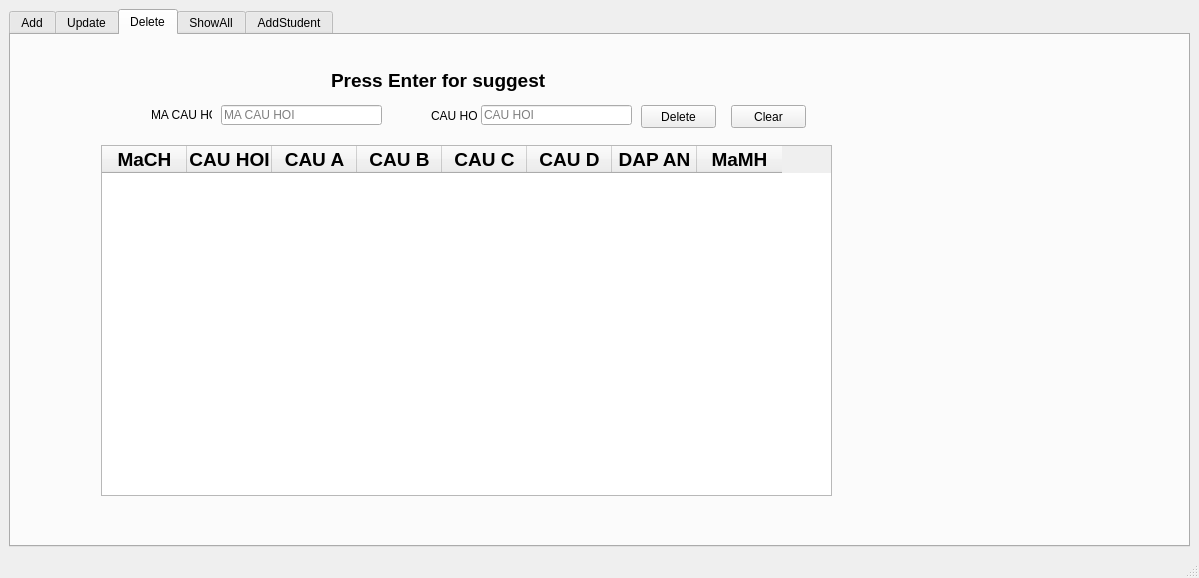
<?xml version="1.0" encoding="UTF-8"?>
<ui version="4.0">
 <class>MainWindow</class>
 <widget class="QMainWindow" name="MainWindow">
  <property name="geometry">
   <rect>
    <x>0</x>
    <y>0</y>
    <width>1199</width>
    <height>578</height>
   </rect>
  </property>
  <property name="windowTitle">
   <string>MainWindow</string>
  </property>
  <widget class="QWidget" name="centralwidget">
   <layout class="QGridLayout" name="gridLayout">
    <item row="0" column="0">
     <widget class="QTabWidget" name="tab">
      <property name="tabPosition">
       <enum>QTabWidget::North</enum>
      </property>
      <property name="tabShape">
       <enum>QTabWidget::Rounded</enum>
      </property>
      <property name="currentIndex">
       <number>2</number>
      </property>
      <widget class="QWidget" name="Add">
       <attribute name="title">
        <string>Add</string>
       </attribute>
       <widget class="QLabel" name="label_5">
        <property name="geometry">
         <rect>
          <x>120</x>
          <y>70</y>
          <width>47</width>
          <height>13</height>
         </rect>
        </property>
        <property name="text">
         <string>ID:</string>
        </property>
       </widget>
       <widget class="QLabel" name="IDAddQuestion">
        <property name="geometry">
         <rect>
          <x>200</x>
          <y>70</y>
          <width>221</width>
          <height>16</height>
         </rect>
        </property>
        <property name="font">
         <font>
          <pointsize>14</pointsize>
          <weight>75</weight>
          <bold>true</bold>
         </font>
        </property>
        <property name="text">
         <string>111</string>
        </property>
       </widget>
       <widget class="QLineEdit" name="QLineAQuestion">
        <property name="geometry">
         <rect>
          <x>170</x>
          <y>120</y>
          <width>501</width>
          <height>20</height>
         </rect>
        </property>
        <property name="placeholderText">
         <string>CAU_HOI</string>
        </property>
       </widget>
       <widget class="QLineEdit" name="QLineAOPA">
        <property name="geometry">
         <rect>
          <x>170</x>
          <y>150</y>
          <width>501</width>
          <height>20</height>
         </rect>
        </property>
        <property name="placeholderText">
         <string>CAU A</string>
        </property>
       </widget>
       <widget class="QLineEdit" name="QLineAOPB">
        <property name="geometry">
         <rect>
          <x>170</x>
          <y>180</y>
          <width>501</width>
          <height>20</height>
         </rect>
        </property>
        <property name="placeholderText">
         <string>CAU B</string>
        </property>
       </widget>
       <widget class="QLineEdit" name="QLineAOPC">
        <property name="geometry">
         <rect>
          <x>170</x>
          <y>210</y>
          <width>501</width>
          <height>20</height>
         </rect>
        </property>
        <property name="placeholderText">
         <string>CAU C</string>
        </property>
       </widget>
       <widget class="QLineEdit" name="QLineAOPD">
        <property name="geometry">
         <rect>
          <x>170</x>
          <y>240</y>
          <width>501</width>
          <height>20</height>
         </rect>
        </property>
        <property name="placeholderText">
         <string>CAU D</string>
        </property>
       </widget>
       <widget class="QLineEdit" name="QLineAAnswer">
        <property name="geometry">
         <rect>
          <x>170</x>
          <y>270</y>
          <width>501</width>
          <height>20</height>
         </rect>
        </property>
        <property name="placeholderText">
         <string>DAP AN</string>
        </property>
       </widget>
       <widget class="QLineEdit" name="QLineAMaMH">
        <property name="geometry">
         <rect>
          <x>170</x>
          <y>300</y>
          <width>501</width>
          <height>20</height>
         </rect>
        </property>
        <property name="placeholderText">
         <string>MA MON</string>
        </property>
       </widget>
       <widget class="QLabel" name="label_7">
        <property name="geometry">
         <rect>
          <x>120</x>
          <y>120</y>
          <width>47</width>
          <height>21</height>
         </rect>
        </property>
        <property name="text">
         <string>CAU HOI</string>
        </property>
       </widget>
       <widget class="QLabel" name="label_8">
        <property name="geometry">
         <rect>
          <x>120</x>
          <y>150</y>
          <width>47</width>
          <height>16</height>
         </rect>
        </property>
        <property name="text">
         <string>CAU A</string>
        </property>
       </widget>
       <widget class="QLabel" name="label_9">
        <property name="geometry">
         <rect>
          <x>120</x>
          <y>180</y>
          <width>47</width>
          <height>16</height>
         </rect>
        </property>
        <property name="text">
         <string>CAU B</string>
        </property>
       </widget>
       <widget class="QLabel" name="label_10">
        <property name="geometry">
         <rect>
          <x>120</x>
          <y>240</y>
          <width>47</width>
          <height>16</height>
         </rect>
        </property>
        <property name="text">
         <string>CAU D</string>
        </property>
       </widget>
       <widget class="QLabel" name="label_11">
        <property name="geometry">
         <rect>
          <x>120</x>
          <y>270</y>
          <width>47</width>
          <height>16</height>
         </rect>
        </property>
        <property name="text">
         <string>DAP AN</string>
        </property>
       </widget>
       <widget class="QLabel" name="label_12">
        <property name="geometry">
         <rect>
          <x>96</x>
          <y>300</y>
          <width>71</width>
          <height>20</height>
         </rect>
        </property>
        <property name="text">
         <string>CH CUA MÔN</string>
        </property>
       </widget>
       <widget class="QLabel" name="label_13">
        <property name="geometry">
         <rect>
          <x>120</x>
          <y>210</y>
          <width>47</width>
          <height>21</height>
         </rect>
        </property>
        <property name="text">
         <string>CAU C</string>
        </property>
       </widget>
       <widget class="QPushButton" name="ClearQuestion">
        <property name="geometry">
         <rect>
          <x>320</x>
          <y>350</y>
          <width>75</width>
          <height>23</height>
         </rect>
        </property>
        <property name="text">
         <string>Clear</string>
        </property>
       </widget>
       <widget class="QPushButton" name="AddQuestion">
        <property name="geometry">
         <rect>
          <x>170</x>
          <y>350</y>
          <width>75</width>
          <height>23</height>
         </rect>
        </property>
        <property name="text">
         <string>Add</string>
        </property>
       </widget>
      </widget>
      <widget class="QWidget" name="Update">
       <attribute name="title">
        <string>Update</string>
       </attribute>
       <widget class="QPushButton" name="UpdateQuestion">
        <property name="geometry">
         <rect>
          <x>80</x>
          <y>360</y>
          <width>75</width>
          <height>23</height>
         </rect>
        </property>
        <property name="text">
         <string>Update</string>
        </property>
       </widget>
       <widget class="QPushButton" name="ClearUpdate">
        <property name="geometry">
         <rect>
          <x>230</x>
          <y>360</y>
          <width>75</width>
          <height>23</height>
         </rect>
        </property>
        <property name="text">
         <string>Clear</string>
        </property>
       </widget>
       <widget class="QTableWidget" name="QTableUpdate">
        <property name="geometry">
         <rect>
          <x>455</x>
          <y>90</y>
          <width>701</width>
          <height>241</height>
         </rect>
        </property>
        <property name="minimumSize">
         <size>
          <width>10</width>
          <height>20</height>
         </size>
        </property>
        <property name="layoutDirection">
         <enum>Qt::LeftToRight</enum>
        </property>
        <property name="autoScrollMargin">
         <number>16</number>
        </property>
        <attribute name="horizontalHeaderDefaultSectionSize">
         <number>85</number>
        </attribute>
        <attribute name="horizontalHeaderMinimumSectionSize">
         <number>24</number>
        </attribute>
        <attribute name="verticalHeaderDefaultSectionSize">
         <number>1</number>
        </attribute>
        <column>
         <property name="text">
          <string>MaCH</string>
         </property>
         <property name="font">
          <font>
           <pointsize>14</pointsize>
           <weight>75</weight>
           <bold>true</bold>
          </font>
         </property>
        </column>
        <column>
         <property name="text">
          <string>CAU HOI</string>
         </property>
         <property name="font">
          <font>
           <pointsize>14</pointsize>
           <weight>75</weight>
           <bold>true</bold>
          </font>
         </property>
        </column>
        <column>
         <property name="text">
          <string>CAU A</string>
         </property>
         <property name="font">
          <font>
           <pointsize>14</pointsize>
           <weight>75</weight>
           <bold>true</bold>
          </font>
         </property>
        </column>
        <column>
         <property name="text">
          <string>CAU B</string>
         </property>
         <property name="font">
          <font>
           <pointsize>14</pointsize>
           <weight>75</weight>
           <bold>true</bold>
          </font>
         </property>
        </column>
        <column>
         <property name="text">
          <string>CAU C</string>
         </property>
         <property name="font">
          <font>
           <pointsize>14</pointsize>
           <weight>75</weight>
           <bold>true</bold>
          </font>
         </property>
        </column>
        <column>
         <property name="text">
          <string>CAU D</string>
         </property>
         <property name="font">
          <font>
           <pointsize>14</pointsize>
           <weight>75</weight>
           <bold>true</bold>
          </font>
         </property>
        </column>
        <column>
         <property name="text">
          <string>DAP AN</string>
         </property>
         <property name="font">
          <font>
           <pointsize>14</pointsize>
           <weight>75</weight>
           <bold>true</bold>
          </font>
         </property>
        </column>
        <column>
         <property name="text">
          <string>MaMH</string>
         </property>
         <property name="font">
          <font>
           <pointsize>14</pointsize>
           <weight>75</weight>
           <bold>true</bold>
          </font>
         </property>
        </column>
       </widget>
       <widget class="QLineEdit" name="QLineUIDCauHoi">
        <property name="geometry">
         <rect>
          <x>80</x>
          <y>90</y>
          <width>361</width>
          <height>20</height>
         </rect>
        </property>
        <property name="inputMask">
         <string/>
        </property>
        <property name="text">
         <string/>
        </property>
        <property name="placeholderText">
         <string>ID_CAU_HOI</string>
        </property>
       </widget>
       <widget class="QLabel" name="label">
        <property name="geometry">
         <rect>
          <x>590</x>
          <y>60</y>
          <width>161</width>
          <height>20</height>
         </rect>
        </property>
        <property name="font">
         <font>
          <pointsize>12</pointsize>
          <weight>75</weight>
          <bold>true</bold>
         </font>
        </property>
        <property name="layoutDirection">
         <enum>Qt::LeftToRight</enum>
        </property>
        <property name="text">
         <string>SUGGEST</string>
        </property>
       </widget>
       <widget class="QLabel" name="label_2">
        <property name="geometry">
         <rect>
          <x>70</x>
          <y>60</y>
          <width>281</width>
          <height>16</height>
         </rect>
        </property>
        <property name="font">
         <font>
          <pointsize>11</pointsize>
         </font>
        </property>
        <property name="text">
         <string>Press Enter for suggest</string>
        </property>
       </widget>
       <widget class="QLabel" name="label_25">
        <property name="geometry">
         <rect>
          <x>26</x>
          <y>130</y>
          <width>51</width>
          <height>21</height>
         </rect>
        </property>
        <property name="text">
         <string>CAU HOI</string>
        </property>
       </widget>
       <widget class="QLabel" name="label_26">
        <property name="geometry">
         <rect>
          <x>36</x>
          <y>190</y>
          <width>41</width>
          <height>20</height>
         </rect>
        </property>
        <property name="text">
         <string>CAU B</string>
        </property>
       </widget>
       <widget class="QLabel" name="label_27">
        <property name="geometry">
         <rect>
          <x>36</x>
          <y>250</y>
          <width>41</width>
          <height>20</height>
         </rect>
        </property>
        <property name="text">
         <string>CAU D</string>
        </property>
       </widget>
       <widget class="QLabel" name="label_28">
        <property name="geometry">
         <rect>
          <x>36</x>
          <y>160</y>
          <width>41</width>
          <height>20</height>
         </rect>
        </property>
        <property name="text">
         <string>CAU A</string>
        </property>
       </widget>
       <widget class="QLabel" name="label_29">
        <property name="geometry">
         <rect>
          <x>30</x>
          <y>280</y>
          <width>47</width>
          <height>16</height>
         </rect>
        </property>
        <property name="text">
         <string>DAP AN</string>
        </property>
       </widget>
       <widget class="QLabel" name="label_30">
        <property name="geometry">
         <rect>
          <x>6</x>
          <y>310</y>
          <width>71</width>
          <height>20</height>
         </rect>
        </property>
        <property name="text">
         <string>CH CUA MÔN</string>
        </property>
       </widget>
       <widget class="QLabel" name="label_31">
        <property name="geometry">
         <rect>
          <x>36</x>
          <y>220</y>
          <width>41</width>
          <height>21</height>
         </rect>
        </property>
        <property name="text">
         <string>CAU C</string>
        </property>
       </widget>
       <widget class="QLabel" name="label_32">
        <property name="geometry">
         <rect>
          <x>56</x>
          <y>90</y>
          <width>21</width>
          <height>21</height>
         </rect>
        </property>
        <property name="text">
         <string>ID</string>
        </property>
       </widget>
       <widget class="QLineEdit" name="QLineUQuestion">
        <property name="geometry">
         <rect>
          <x>80</x>
          <y>130</y>
          <width>361</width>
          <height>20</height>
         </rect>
        </property>
        <property name="placeholderText">
         <string>CAU HOI</string>
        </property>
       </widget>
       <widget class="QLineEdit" name="QLineUOPA">
        <property name="geometry">
         <rect>
          <x>80</x>
          <y>160</y>
          <width>361</width>
          <height>20</height>
         </rect>
        </property>
        <property name="placeholderText">
         <string>CAU A</string>
        </property>
       </widget>
       <widget class="QLineEdit" name="QLineUOPB">
        <property name="geometry">
         <rect>
          <x>80</x>
          <y>190</y>
          <width>361</width>
          <height>20</height>
         </rect>
        </property>
        <property name="placeholderText">
         <string>CAU B</string>
        </property>
       </widget>
       <widget class="QLineEdit" name="QLineUOPC">
        <property name="geometry">
         <rect>
          <x>80</x>
          <y>220</y>
          <width>361</width>
          <height>20</height>
         </rect>
        </property>
        <property name="placeholderText">
         <string>CAU C</string>
        </property>
       </widget>
       <widget class="QLineEdit" name="QLineUOPD">
        <property name="geometry">
         <rect>
          <x>80</x>
          <y>250</y>
          <width>361</width>
          <height>20</height>
         </rect>
        </property>
        <property name="placeholderText">
         <string>CAU D</string>
        </property>
       </widget>
       <widget class="QLineEdit" name="QLineUAnswer">
        <property name="geometry">
         <rect>
          <x>80</x>
          <y>280</y>
          <width>361</width>
          <height>20</height>
         </rect>
        </property>
        <property name="placeholderText">
         <string>DAP AN</string>
        </property>
       </widget>
       <widget class="QLineEdit" name="QLineUMaMH">
        <property name="geometry">
         <rect>
          <x>80</x>
          <y>310</y>
          <width>361</width>
          <height>20</height>
         </rect>
        </property>
        <property name="placeholderText">
         <string>MA MON HOC</string>
        </property>
       </widget>
      </widget>
      <widget class="QWidget" name="Delete">
       <attribute name="title">
        <string>Delete</string>
       </attribute>
       <widget class="QPushButton" name="ClearDelete">
        <property name="geometry">
         <rect>
          <x>720</x>
          <y>70</y>
          <width>75</width>
          <height>23</height>
         </rect>
        </property>
        <property name="text">
         <string>Clear</string>
        </property>
       </widget>
       <widget class="QPushButton" name="DeleteQuestion">
        <property name="geometry">
         <rect>
          <x>630</x>
          <y>70</y>
          <width>75</width>
          <height>23</height>
         </rect>
        </property>
        <property name="text">
         <string>Delete</string>
        </property>
       </widget>
       <widget class="QLabel" name="label_4">
        <property name="geometry">
         <rect>
          <x>320</x>
          <y>30</y>
          <width>281</width>
          <height>31</height>
         </rect>
        </property>
        <property name="font">
         <font>
          <pointsize>14</pointsize>
          <weight>75</weight>
          <bold>true</bold>
         </font>
        </property>
        <property name="text">
         <string>Press Enter for suggest</string>
        </property>
       </widget>
       <widget class="QTableWidget" name="QTableDelete">
        <property name="geometry">
         <rect>
          <x>90</x>
          <y>110</y>
          <width>731</width>
          <height>351</height>
         </rect>
        </property>
        <property name="minimumSize">
         <size>
          <width>10</width>
          <height>20</height>
         </size>
        </property>
        <property name="layoutDirection">
         <enum>Qt::LeftToRight</enum>
        </property>
        <property name="autoScrollMargin">
         <number>16</number>
        </property>
        <attribute name="horizontalHeaderDefaultSectionSize">
         <number>85</number>
        </attribute>
        <attribute name="horizontalHeaderMinimumSectionSize">
         <number>24</number>
        </attribute>
        <attribute name="verticalHeaderDefaultSectionSize">
         <number>1</number>
        </attribute>
        <column>
         <property name="text">
          <string>MaCH</string>
         </property>
         <property name="font">
          <font>
           <pointsize>14</pointsize>
           <weight>75</weight>
           <bold>true</bold>
          </font>
         </property>
        </column>
        <column>
         <property name="text">
          <string>CAU HOI</string>
         </property>
         <property name="font">
          <font>
           <pointsize>14</pointsize>
           <weight>75</weight>
           <bold>true</bold>
          </font>
         </property>
        </column>
        <column>
         <property name="text">
          <string>CAU A</string>
         </property>
         <property name="font">
          <font>
           <pointsize>14</pointsize>
           <weight>75</weight>
           <bold>true</bold>
          </font>
         </property>
        </column>
        <column>
         <property name="text">
          <string>CAU B</string>
         </property>
         <property name="font">
          <font>
           <pointsize>14</pointsize>
           <weight>75</weight>
           <bold>true</bold>
          </font>
         </property>
        </column>
        <column>
         <property name="text">
          <string>CAU C</string>
         </property>
         <property name="font">
          <font>
           <pointsize>14</pointsize>
           <weight>75</weight>
           <bold>true</bold>
          </font>
         </property>
        </column>
        <column>
         <property name="text">
          <string>CAU D</string>
         </property>
         <property name="font">
          <font>
           <pointsize>14</pointsize>
           <weight>75</weight>
           <bold>true</bold>
          </font>
         </property>
        </column>
        <column>
         <property name="text">
          <string>DAP AN</string>
         </property>
         <property name="font">
          <font>
           <pointsize>14</pointsize>
           <weight>75</weight>
           <bold>true</bold>
          </font>
         </property>
        </column>
        <column>
         <property name="text">
          <string>MaMH</string>
         </property>
         <property name="font">
          <font>
           <pointsize>14</pointsize>
           <weight>75</weight>
           <bold>true</bold>
          </font>
         </property>
        </column>
       </widget>
       <widget class="QLabel" name="label_3">
        <property name="geometry">
         <rect>
          <x>420</x>
          <y>70</y>
          <width>47</width>
          <height>21</height>
         </rect>
        </property>
        <property name="text">
         <string>CAU HOI</string>
        </property>
       </widget>
       <widget class="QLabel" name="label_6">
        <property name="geometry">
         <rect>
          <x>140</x>
          <y>70</y>
          <width>61</width>
          <height>20</height>
         </rect>
        </property>
        <property name="text">
         <string>MA CAU HOI</string>
        </property>
       </widget>
       <widget class="QLineEdit" name="QLineDIDCauHoi">
        <property name="geometry">
         <rect>
          <x>210</x>
          <y>70</y>
          <width>161</width>
          <height>20</height>
         </rect>
        </property>
        <property name="placeholderText">
         <string>MA CAU HOI</string>
        </property>
       </widget>
       <widget class="QLineEdit" name="QLineDCauHoi">
        <property name="geometry">
         <rect>
          <x>470</x>
          <y>70</y>
          <width>151</width>
          <height>20</height>
         </rect>
        </property>
        <property name="placeholderText">
         <string>CAU HOI</string>
        </property>
       </widget>
      </widget>
      <widget class="QWidget" name="ShowAll">
       <attribute name="title">
        <string>ShowAll</string>
       </attribute>
      </widget>
      <widget class="QWidget" name="AddStudent">
       <attribute name="title">
        <string>AddStudent</string>
       </attribute>
      </widget>
     </widget>
    </item>
   </layout>
  </widget>
  <widget class="QMenuBar" name="menubar">
   <property name="geometry">
    <rect>
     <x>0</x>
     <y>0</y>
     <width>1199</width>
     <height>21</height>
    </rect>
   </property>
  </widget>
  <widget class="QStatusBar" name="statusbar"/>
 </widget>
 <resources/>
 <connections/>
</ui>
